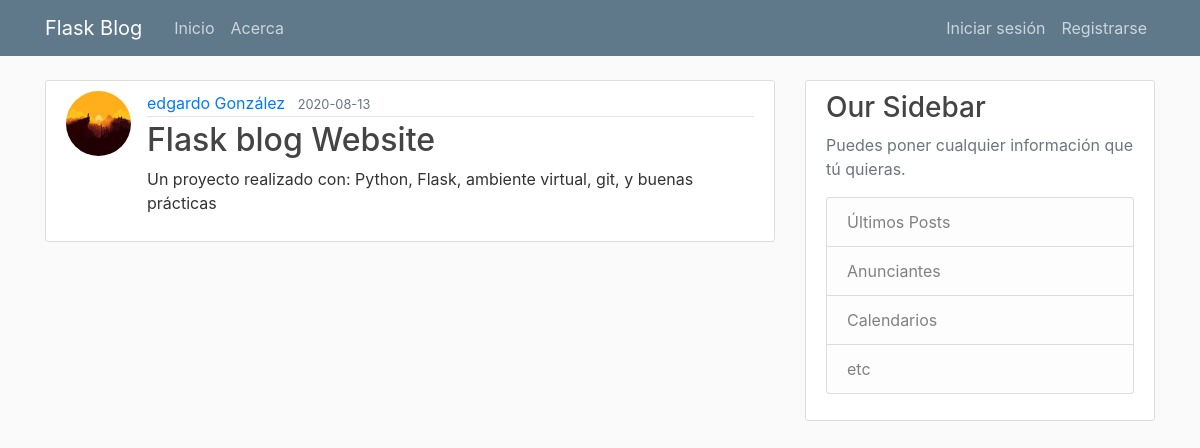
Page /post/33 on the committed database.
### flaskblog/models.py (models this page shows, shortened)
class User(db.Model, UserMixin):
    id = db.Column(db.Integer, primary_key=True)
    username = db.Column(db.String(20), unique=True, nullable=False)
    email = db.Column(db.String(120), unique=True, nullable=False)
    image_file = db.Column(db.String(20), nullable=False, default='default.jpg')
    password = db.Column(db.String(60), nullable=False)
    posts = db.relationship('Post', backref='author', lazy=True)

class Post(db.Model):
    id = db.Column(db.Integer, primary_key=True)
    title = db.Column(db.String(100), nullable=False)
    date_posted = db.Column(db.DateTime, nullable=False, default=datetime.utcnow)
    content = db.Column(db.Text, nullable=False)
    user_id = db.Column(db.Integer, db.ForeignKey('user.id'), nullable=False)

### flaskblog/posts/routes.py (the view)
@posts.route("/post/<int:post_id>")
def post(post_id):
    post = Post.query.get_or_404(post_id)
    return render_template('post.html', title=post.title, post=post)

### flaskblog/templates/post.html (shortened to what this page needs)
{% extends "layout.html" %}
{% block content %}
  <article class="media content-section">
    <img class="rounded-circle article-img" src="{{ url_for('static', filename='profile_pics/' + post.author.image_file) }}">
    <div class="media-body">
      <div class="article-metadata">
        <a class="mr-2" href="{{ url_for('users.user_posts', username=post.author.username) }}">{{ post.author.username }}</a>
        <small class="text-muted">{{ post.date_posted.strftime('%Y-%m-%d') }}</small>
      </div>
      <h2 class="article-title">{{ post.title }}</h2>
      <p class="article-content">{{ post.content }}</p>
    </div>
  </article>
{% endblock content %}

### flaskblog/static/main.css (style rules this page uses)
body { background: #fafafa; color: #333333; margin-top: 5rem; }
h1, h2, h3, h4, h5, h6 { color: #444444; }
.content-section { background: #ffffff; padding: 10px 20px; border: 1px solid #dddddd; border-radius: 3px; margin-bottom: 20px; }
.article-title { color: #444444; }
.article-content { white-space: pre-line; }
.article-img { height: 65px; width: 65px; margin-right: 16px; }
.article-metadata { padding-bottom: 1px; margin-bottom: 4px; border-bottom: 1px solid #e3e3e3 }

### rows in the picture
User: image_file (picture), author.username "edgardo González"
Post: date_posted "2020-08-13", title "Flask blog Website", content "Un proyecto realizado con: Python, Flask, ambiente virtual, git, y buenas prácticas"
